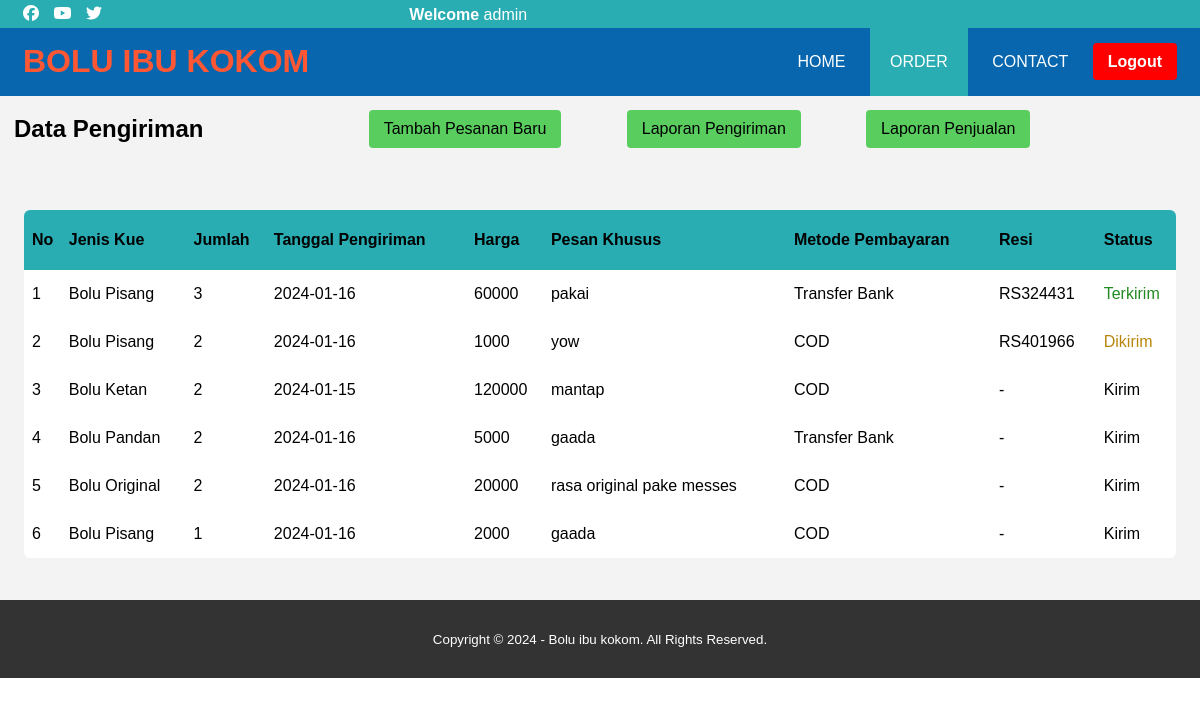
The app's page /laporan.php (signed in) with its own data.
### tables this page shows
CREATE TABLE `pengiriman` (
  `id` int(11) NOT NULL,
  `metode_pembayaran` varchar(100) NOT NULL,
  `resi` varchar(20) NOT NULL,
  `deliveryDate` date NOT NULL DEFAULT curdate(),
  `status` varchar(30) NOT NULL,
  `alamat` text NOT NULL
);

CREATE TABLE `pesan` (
  `id` int(11) NOT NULL,
  `cakeType` varchar(100) NOT NULL,
  `quantity` int(10) NOT NULL,
  `deliveryDate` date NOT NULL,
  `price` int(50) NOT NULL,
  `message` varchar(1000) NOT NULL,
  `alamat` text NOT NULL
);

### laporan.php (the view, shortened to what this page needs)
<!DOCTYPE html>
<html>
<head>
  <link rel="stylesheet" type="text/css" href="css/style.css">
  <link rel="stylesheet" type="text/css" href="https://cdnjs.cloudflare.com/ajax/libs/font-awesome/6.4.2/css/all.min.css">
</head>
<body>
  <div class="medsos">
    <div class="container">
      <ul>
        <li><a href="#"><i class="fa-brands fa-facebook"></i></a></li>
        <li><a href="#"><i class="fa-brands fa-youtube"></i></a></li>
        <li><a href="#"><i class="fa-brands fa-twitter"></i></a></li>
      </ul>
    </div>
  </div>
  <?php require_once('navbar.php'); ?>
  <section>
    <?php $header = "Data Pengiriman";
    require_once('header.php'); ?>
    <div class="container-table">
      <table>
        <thead>
          <tr>
            <th>No</th>
            <th>Jenis Kue</th>
            <th>Jumlah</th>
            <th>Tanggal Pengiriman</th>
            <th>Harga</th>
            <th>Pesan Khusus</th>
            <th>Metode Pembayaran</th>
            <th>Resi</th>
            <th>Status</th>
          </tr>
        </thead>
        <?php
        include("koneksi.php");
        $no = 1;
        $data = mysqli_query($koneksi, "SELECT
      pesan.id,
      pesan.cakeType,
      pesan.quantity,
      pesan.deliveryDate,
      pesan.price,
      pesan.message,
      pengiriman.metode_pembayaran,
      pengiriman.resi,
      pengiriman.deliveryDate,
      pengiriman.status
      FROM pesan
      JOIN pengiriman
      ON pesan.id = pengiriman.id");
        while ($r = mysqli_fetch_array($data)) {
          $id = $r['id'];
          $cakeType = $r['cakeType'];
          $quantity = $r['quantity'];
          $deliveryDate = $r['deliveryDate'];
          $price = $r['price'];
          $message = $r['message'];
          $metodePembayaran = $r['metode_pembayaran'];
          $resi = $r['resi'];
          $status = $r['status'];
        ?>
          <tbody>
            <tr>
              <td class="column-number"><?php echo $no++; ?></td>
              <td class="column-cakeType"><?php echo $cakeType; ?></td>
              <td class="column-quantity"><?php echo $quantity; ?></td>
              <td class="column-deliveryDate"><?php echo $deliveryDate; ?></td>
              <td class="column-price"><?php echo $price; ?></td>
              <td class="column-message"><?php echo $message; ?></td>
              <td class="column-metodePembayaran"><?php echo $metodePembayaran; ?></td>
              <td class="column-resi"><?php if ($status == "Dikemas") {
                                        echo "-";
                                      } else {
                                        echo $resi;
                                      }
                                      ?></td>
              <td class="column-status">
                <?php
                if ($status == "Terkirim") {
                ?>
                  <span style="color: forestgreen"><?= $status ?></span>
                  <?php
                } else if ($status == "Dikirim") {
                  if ($user === "admin") {
                  ?>
                    <a style="color: darkgoldenrod" href='update-status.php?id=<?= $id ?>&status=Terkirim'><?= $status ?></a>
                  <?php } else {
                  ?>
                    <span style="color: darkgoldenrod"><?= $status ?></span>
                  <?php
                  }
                } else if ($status == "Dikemas") {
                  if ($user === "admin") { ?>
                    <a href='pengiriman.php?id=<?= $id ?>&status=Terkirim'>Kirim</a>
                  <?php
                  } else {
                  ?>
                    <span style="color: darkgoldenrod"><?= $status ?></span>
              <?php }
                }
              }
              ?>
              </td>
            </tr>
          </tbody>
      </table>
    </div>
    <br>
    <br>
    <br>
    <br>
    <br>
  </section>
  <footer>
    <small>Copyright &copy; 2024 - Bolu ibu kokom. All Rights Reserved.</small>
  </footer>
</body>
</html>

### navbar.php (shortened to what this page needs)
<?php
$url = basename($_SERVER['SCRIPT_NAME']);
$user = isset($_SESSION['username']) ? $_SESSION['username'] : null;
$nama = "BOLU IBU KOKOM";
function isLinkActive($page, $currentUrl)
{
  if (
    $page === $currentUrl
    || ($currentUrl === "laporan.php" && $page === "order.php")
    || ($currentUrl === "penjualan.php" && $page === "order.php")
  ) {
    return 'class="active"';
  } else {
    return '';
  }
}
?>
<header>
  <div class="container">
    <h1><a href="index.php"><?= $nama ?></a></h1>
    <span class="welcome"><b>Welcome </b><?= $user ?></span>
    <ul>
      <li <?= isLinkActive('index.php', $url) ?>><a style="color: white;" href="index.php">HOME</a></li>
      <li <?= isLinkActive('order.php', $url) ?>><a style="color: white;" href="order.php">ORDER</a></li>
      <li <?= isLinkActive('contact.php', $url) ?>><a style="color: white;" href="contact.php">CONTACT</a></li>
      <a class="logout" href="./auth/logout.php" style="text-decoration: none; font-weight: bold">Logout </a>
    </ul>
  </div>
  <div class="download-invoice">
  </div>
</header>

### header.php
<div class="atas">
		<h1><?=$header?></h1>
		<div>
      <a class="button" href='tambah-order.php' style='text-decoration : none'>Tambah Pesanan Baru</a>
			<a class="button" href='laporan.php' style='text-decoration : none'>Laporan Pengiriman</a>
      <?php
        if ($user == "admin") {
            echo "<a class='button' href='penjualan.php' style='text-decoration : none'>Laporan Penjualan</a>";
        }
        ?>
		</div>
	</div>

### css/style.css (style rules this page uses)
* { padding:0; margin:0; font-family: sans-serif; }
a { color: inherit; text-decoration: none; }
.medsos { padding:5px 0; background-color: #29ADB2; }
.medsos ul li { display: inline-block; color: #fff; margin-right: 10px; }
.container { margin:0 23px; }
.container:after { content:''; display: block; clear: both; }
header { background-color: #0766AD; }
header h1 { float: left; padding:15px 0; color: #FF5733; }
header ul { float: right; }
header ul li { display: inline-block; }
header ul li a { padding:25px 20px; display: inline-block; }
.active { background-color: #29ADB2; color: #fff; }
section { background-color: #F3F3F3; }
.atas { padding: 14px; display: flex; align-items: center; }
.atas > div { width: 70%; display: flex; justify-content: space-evenly; }
.download-invoice { float: right; padding: 10px 20px; border: none; border-radius: 4px; cursor: pointer; }
h1 { margin-right: 100px; }
a { text-decoration: none; }
button, .button, .logout { background-color: #59cd5d; color: #000; padding: 10px 15px; border: none; border-radius: 4px; cursor: pointer; font-weight: 500; }
.logout { background-color: red; color: white; }
table { border-spacing: 1; border-collapse: collapse; background: white; border-radius: 6px; overflow: hidden; max-width: 96%; width: 100%; margin: 0 auto; position: relative; }
table * { position: relative; }
table td, table th { padding-left: 8px; }
table thead tr { height: 60px; background: #29ADB2; font-size: 16px; }
table tbody tr { height: 48px; border-bottom: 1px solid #E3F1D5; }
table tbody tr:last-child { border: 0; }
table td, table th { text-align: left; }
footer { padding:30px 0; background-color: #333; color: #fff; text-align: center; width: 100%; position: absolute; }
.welcome { position: absolute; top: 6px; color: white; }
.container-table { width: 100%; position: relative; top: 3em; }

### records on screen
pengiriman: id.cakeType "Bolu Pisang", id.quantity "3", deliveryDate "2024-01-16", id.price "60000", id.message "pakai", metode_pembayaran "Transfer Bank", resi "RS324431", status "Terkirim"
pengiriman: id.cakeType "Bolu Pisang", id.quantity "2", deliveryDate "2024-01-16", id.price "1000", id.message "yow", metode_pembayaran "COD", resi "RS401966", status "Dikirim"
pengiriman: id.cakeType "Bolu Ketan", id.quantity "2", deliveryDate "2024-01-15", id.price "120000", id.message "mantap", metode_pembayaran "COD"
pengiriman: id.cakeType "Bolu Pandan", id.quantity "2", deliveryDate "2024-01-16", id.price "5000", id.message "gaada", metode_pembayaran "Transfer Bank"
pengiriman: id.cakeType "Bolu Original", id.quantity "2", deliveryDate "2024-01-16", id.price "20000", id.message "rasa original pake messes", metode_pembayaran "COD"
pengiriman: id.cakeType "Bolu Pisang", id.quantity "1", deliveryDate "2024-01-16", id.price "2000", id.message "gaada", metode_pembayaran "COD"

### other values on screen
$nama "BOLU IBU KOKOM"
$user "admin"
$header "Data Pengiriman"
